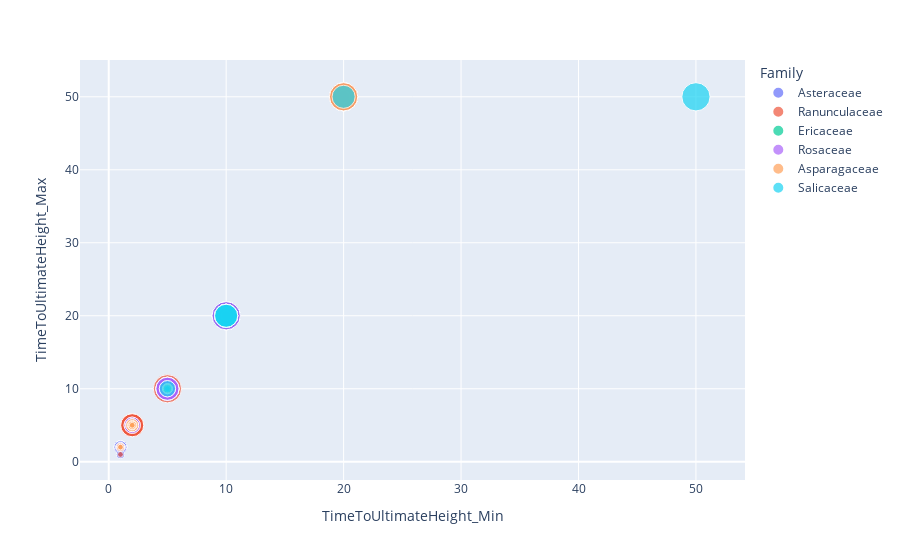

Notebook source saved alongside this figure:
### Code cell
fig = px.scatter(dataframe, x='TimeToUltimateHeight_Min', y='TimeToUltimateHeight_Max', color='Family', size='UltimateHeight_Max',hover_data=['CommonName'], color_continuous_scale=colour_scale)
fig.show()

### Figure 1 — Plotly figure (JSON) as saved in the notebook; plotly's stock layout.template omitted (floating-point values rounded to 4 significant figures)
{"data": [{"customdata": [["common yarrow"], ["pearly everlasting"], ["marguerite"], ["greater burdock"], ["wormwood"], ["tree wormwood"], ["tarragon"], ["white mugwort"], ["Roman wormwood"], ["mountain tobacco"], ["southernwood"], ["alpine aster"], ["large mountain daisy"], ["common mountain daisy"], ["giant knapweed"], ["common knapweed"], ["greater knapweed"], ["mealy centaury"], ["perennial cornflower"], ["melancholy thistle"], ["chocolate cosmos"], ["brass buttons"], ["pink dandelion"], ["Merck dahlia"], ["great leopard's bane"], ["Caucasian leopard's bane"], ["great globe thistle"], ["hemp agrimony"], ["gravel root"], ["mountain euryops"], ["grey-leaved euryops"], ["Tyson's euruops"], ["kingfisher daisy"], ["Hooker inula"], ["Indian elecampane"], ["elecampane"], ["giant inula"], ["button snakewort"], ["autumn ox-eye"], ["leopard plant"], ["narrow-headed leopard plant"], ["Wilson's leopard plant"], ["decurrent mutisia"], ["New Zealand holly"], ["akiraho"], ["Cheeseman's daisy bush"], ["cotton thistle"], ["giant butterbur"], ["Fischer's leopard plant"], ["lavender cotton"], ["scarlet dahlia"], ["Marlborough rock daisy"], ["willow-leaved sunflower"], ["Przewalski's golden ray"], ["blue cupidone"], ["kerosene weed"], ["Balkan yarrow"], ["Madeira marguerite"], ["Arizona beggarticks"], ["fern-leaved beggar-ticks"], ["yellow ox eye"], ["amaranth feathers"], ["false saffron"], ["chamomile"], ["cosmea"], ["Austrian leopard's bane"], ["Mexican fleabane"], ["American boneset"], ["ox-eye daisy"], ["curry plant"], ["purple coneflower"], ["chicory"], ["Moroccan daisy"], ["western mugwort"], ["winter heliotrope"], ["noble yarrow"], ["cornflower"], ["large-leaved yarrow"], ["Bush's purple coneflower"], ["Victorian snowbush"], ["cabbage thistle"], ["dusty miller"], ["delightful African daisy"], ["one-flowered treasure flower"], ["globe artichoke"], ["marsh thistle"], ["sea rosemary"], ["rosemary-leaved lavender cotton"], ["Yedoan pearly everlasting"], ["Sicilian chamomile"], ["creeping thistle"], ["yellow cosmos"], ["Hokkaido chrysanthemum"], ["stapelioid kleinia"], ["white snakeroot"], ["purple berkheya"], ["China aster"], ["privet-leaved ageratina"], ["spotted hawkweed"], ["giant sow thistle"]], "hovertemplate": "Family=Asteraceae<br>TimeToUltimateHeight_Min=%{x}<br>TimeToUltimateHeight_Max=%{y}<br>UltimateHeight_Max=%{marker.size}<br>CommonName=%{customdata[0]}<extra></extra>", "legendgroup": "Asteraceae", "marker": {"color": "#636efa", "size": [0.5, 1, 1, 2.5, 1, 1, 1, 1.5, 1, 0.5, 1, 0.5, 0.5, 0.5, 1.5, 1, 1, 1, 0.5, 1.5, 1, 0.5, 0.5, 2.5, 1, 0.5, 2.5, 1.5, 2.5, 0.5, 1, 1, 1, 1, 2.5, 2.5, 2.5, 1, 1.5, 1.5, 1.5, 2.5, 2.5, 4, 8, 4, 4, 1.5, 2.5, 0.5, 1.5, 1, 2.5, 2.5, 1, 1, 0.5, 0.5, 1.5, 0.5, 1, 2.5, 1, 0.5, 2.5, 1.5, 0.5, 1.5, 1, 0.5, 1.5, 1.5, 0.5, 1.5, 1, 0.5, 1, 1, 1, 1.5, 1.5, 1, 0.5, 0.5, 2.5, 1.5, 2.5, 0.5, 0.5, 0.5, 1, 0.5, 0.5, 0.5, 2.5, 1, 1, 4, 0.5, 2.5], "sizemode": "area", "sizeref": 0.03, "symbol": "circle"}, "mode": "markers", "name": "Asteraceae", "orientation": "v", "showlegend": true, "type": "scatter", "x": [2, 2, 1, 1, 2, 2, 2, 2, 2, 2, 5, 2, 2, 2, 2, 2, 2, 2, 2, 2, 2, 2, 2, 2, 2, 2, 2, 2, 2, 5, 5, 5, 1, 2, 2, 2, 2, 2, 2, 2, 2, 2, 2, 10, 10, 10, 2, 2, 2, 5, 2, 5, 2, 2, 2, 5, 2, 1, 2, 1, 2, 1, 1, 2, 1, 2, 2, 2, 2, 2, 2, 1, 2, 2, 2, 2, 1, 2, 2, 10, 2, 2, 2, 1, 2, 1, 5, 5, 2, 2, 2, 1, 2, 5, 2, 2, 1, 10, 2, 2], "xaxis": "x", "y": [5, 5, 2, 2, 5, 5, 5, 5, 5, 5, 10, 5, 5, 5, 5, 5, 5, 5, 5, 5, 5, 5, 5, 5, 5, 5, 5, 5, 5, 10, 10, 10, 2, 5, 5, 5, 5, 5, 5, 5, 5, 5, 5, 20, 20, 20, 5, 5, 5, 10, 5, 10, 5, 5, 5, 10, 5, 2, 5, 2, 5, 2, 2, 5, 2, 5, 5, 5, 5, 5, 5, 2, 5, 5, 5, 5, 2, 5, 5, 20, 5, 5, 5, 2, 5, 2, 10, 10, 5, 5, 5, 1, 5, 10, 5, 5, 1, 20, 5, 5], "yaxis": "y"}, {"customdata": [["white baneberry"], ["Carmichael's monk's hood"], ["monk's hood"], ["red baneberry"], ["blue anemone"], ["flaccid anemone"], ["wood anemone"], ["round-leaved anemone"], ["snowdrop windflower"], ["false anemone"], ["Chinese anemone"], ["peacock windflower"], ["riverside windflower"], ["alpine columbine"], ["Bertoloni columbine"], ["green-flowered columbine"], ["Canadian columbine"], ["golden columbine"], ["marigold-leaved beesia"], ["marsh marigold"], ["Armand clematis"], ["evergreen clematis"], ["solitary clematis"], ["ground clematis"], ["Austrian clematis"], ["sweet-scented virgin's bower"], ["tube clematis"], ["downy clematis"], ["mountain clematis"], ["Nepal clematis"], ["nodding virgin's bower"], ["Korean clematis"], ["golden clematis"], ["five-leaved goldthread"], ["candle larkspur"], ["large-flowered delphinium"], ["red pasqueflower"], ["Haller's pasqueflower"], ["pasqueflower"], ["Persian buttercup"], ["grass-leaved buttercup"], ["creeping buttercup"], ["yellow root"], ["sharp-lobed liverleaf"], ["Tibetan hellebore"], ["Chinese globeflower"], ["Japanese monk's hood"], ["purple clematis"], ["baneberry"], ["climbing monk's hood"], ["dwarf white fan-leaved columbine"], ["meadow buttercup"], ["Neapolitan wolf's bane"], ["lavender mist meadow rue"], ["white marsh marigold"], ["Mexican columbine"], ["thread-like meadow rue"], ["Morison's meadow rue"], ["Asian clematis"], ["Chinese clematis"], ["parsley-leaved pasqueflower"], ["greater pasqueflower"], ["swamp marsh marigold"], ["glaucous-leaved yellow meadow rue"], ["love-in-a-mist"], ["Croatian hellebore"], ["Rocky Mountain columbine"], ["Spanish fennel flower"], ["cohosh bugbane"], ["heart-shaped-leaved actaea"], ["Maire's actaea"], ["Japanese bugbane"]], "hovertemplate": "Family=Ranunculaceae<br>TimeToUltimateHeight_Min=%{x}<br>TimeToUltimateHeight_Max=%{y}<br>UltimateHeight_Max=%{marker.size}<br>CommonName=%{customdata[0]}<extra></extra>", "legendgroup": "Ranunculaceae", "marker": {"color": "#EF553B", "size": [1, 2.5, 1.5, 0.5, 0.5, 0.5, 0.5, 0.5, 1, 1, 1, 0.5, 1, 1, 0.5, 0.5, 1, 1, 0.5, 0.5, 8, 4, 2.5, 1.5, 2.5, 4, 1, 2.5, 12, 4, 8, 4, 8, 0.5, 2.5, 0.5, 0.5, 0.5, 0.5, 0.5, 0.5, 0.5, 1, 0.5, 0.5, 1, 1, 4, 0.5, 4, 0.5, 1, 1.5, 1, 0.5, 1, 1, 2.5, 1.5, 8, 0.5, 0.5, 0.5, 1.5, 0.5, 0.5, 0.5, 0.5, 1.5, 1.5, 2.5, 1], "sizemode": "area", "sizeref": 0.03, "symbol": "circle"}, "mode": "markers", "name": "Ranunculaceae", "orientation": "v", "showlegend": true, "type": "scatter", "x": [2, 2, 2, 2, 2, 2, 2, 2, 2, 2, 2, 2, 2, 2, 2, 2, 2, 1, 5, 2, 5, 2, 2, 2, 2, 2, 2, 2, 5, 2, 2, 2, 2, 5, 2, 1, 2, 2, 2, 2, 1, 1, 5, 2, 2, 2, 2, 2, 2, 2, 2, 2, 2, 2, 2, 2, 2, 2, 2, 2, 2, 2, 2, 2, 1, 2, 2, 1, 2, 2, 2, 2], "xaxis": "x", "y": [5, 5, 5, 5, 5, 5, 5, 5, 5, 5, 5, 5, 5, 5, 5, 5, 5, 2, 10, 5, 10, 5, 5, 5, 5, 5, 5, 5, 10, 5, 5, 5, 5, 10, 5, 1, 5, 5, 5, 5, 2, 2, 10, 5, 5, 5, 5, 5, 5, 5, 5, 5, 5, 5, 5, 5, 5, 5, 5, 5, 5, 5, 5, 5, 2, 5, 5, 2, 5, 5, 5, 5], "yaxis": "y"}, {"customdata": [["creeping agapetes"], ["hybrid strawberry tree"], ["strawberry tree"], ["heather"], ["leatherleaf"], ["dodan-tsutsuji"], ["redvein enkianthus"], ["Himalayan red bells"], ["bell heather"], ["alpine heath"], ["Portugal heath"], ["Corsican heath"], ["whorl heath"], ["channelled heath"], ["glandular heath"], ["white bottlebrush heath"], ["colour-changing heath"], ["bog kalmia"], ["kalmiopsis"], ["sheep laurel"], ["mountain laurel"], ["dog hobble"], ["sorrel tree"], ["Aleutian mountainheath"], ["Taiwan pieris"], ["tree-like rhododendron"], ["Augustine's rhododendron"], ["Bureau rhododendron"], ["beautiful-face rhododendron"], ["smooth azalea"], ["Falconer rhododendron"], ["alpenrose"], ["Kamchatka rhododendron"], ["Dahurian rhododendron"], ["concave-leaf rhododendron"], ["Lindley's rhododendron"], ["dwarf purple rhododendron"], ["Kyushu azalea"], ["milky-white rhododendron"], ["western azalea"], ["yellow azalea"], ["false-gold-flower rhododendron"], ["snowy rhododendron"], ["racemose rhododendron"], ["purplish-blue rhododendron"], ["royal azalea"], ["king rhododendron"], ["Szechwan rhododendron"], ["swamp azalea"], ["Yakushima rhododendron"], ["Yunnan rhododendron"], ["pink-shell azalea"], ["Williams rhododendron"], ["dusty zenobia"], ["cork azalea"], ["ninepin heath"], ["thick-flowered rhododendron"], ["prickly heath"], ["Chinese enkianthus"], ["grey-white blueberry"], ["fire heath"], ["drooping red enkianthus"], ["red sheep laurel"], ["Makino rhododendron"], ["alpine tree heather"], ["Père Farges rhododendron"], ["false milky-yellow rhododendron"], ["pink strawberry tree"], ["notable rhododendron"], ["Labrador tea"], ["bent-style rhododendron"], ["Sinofalconer rhododendron"]], "hovertemplate": "Family=Ericaceae<br>TimeToUltimateHeight_Min=%{x}<br>TimeToUltimateHeight_Max=%{y}<br>UltimateHeight_Max=%{marker.size}<br>CommonName=%{customdata[0]}<extra></extra>", "legendgroup": "Ericaceae", "marker": {"color": "#00cc96", "size": [1.5, 8, 8, 1, 1, 2.5, 4, 4, 1, 0.5, 2.5, 1, 1.5, 4, 1.5, 2.5, 4, 1, 0.5, 1, 2.5, 1.5, 12, 0.5, 8, 12, 2.5, 2.5, 12, 4, 12, 1, 0.5, 2.5, 4, 1.5, 1, 1.5, 8, 2.5, 4, 2.5, 8, 2.5, 1.5, 8, 12, 8, 2.5, 1.5, 8, 8, 1.5, 1.5, 4, 2.5, 2.5, 1.5, 4, 1.5, 1.5, 2.5, 1, 2.5, 2.5, 8, 12, 8, 8, 1, 1, 8], "sizemode": "area", "sizeref": 0.03, "symbol": "circle"}, "mode": "markers", "name": "Ericaceae", "orientation": "v", "showlegend": true, "type": "scatter", "x": [2, 10, 10, 2, 2, 10, 20, 20, 5, 2, 5, 5, 5, 5, 5, 10, 10, 5, 5, 10, 10, 10, 20, 5, 10, 20, 10, 10, 10, 10, 10, 10, 5, 5, 10, 10, 5, 5, 10, 10, 10, 10, 10, 5, 5, 10, 10, 20, 10, 10, 10, 5, 10, 5, 10, 10, 10, 10, 20, 10, 5, 10, 10, 10, 10, 5, 10, 10, 10, 5, 5, 10], "xaxis": "x", "y": [5, 20, 20, 5, 5, 20, 50, 50, 10, 5, 10, 10, 10, 10, 10, 20, 20, 10, 10, 20, 20, 20, 50, 10, 20, 50, 20, 20, 20, 20, 20, 20, 10, 10, 20, 20, 10, 10, 20, 20, 20, 20, 20, 10, 10, 20, 20, 50, 20, 20, 20, 10, 20, 10, 20, 20, 20, 20, 50, 20, 10, 20, 20, 20, 20, 10, 20, 20, 20, 10, 10, 20], "yaxis": "y"}, {"customdata": [["lady's mantle"], ["serviceberry"], ["snowy mespilus"], ["goat's beard"], ["goat's beard"], ["Japanese quince"], ["Japanese quince"], ["hollyberry cotoneaster"], ["Diels' cotoneaster"], ["late cotoneaster"], ["creeping cotoneaster"], ["Tibetan cotoneaster"], ["bearberry cotoneaster"], ["Franchet's cotoneaster"], ["Stern's cotoneaster"], ["wall spray"], ["willow-leaved cotoneaster"], ["common hawthorn"], ["tansy-leaved thorn"], ["quince"], ["loquat"], ["dropwort"], ["alpine strawberry"], ["purple meadowsweet"], ["Hupeh crab"], ["Chonosuki crab"], ["common medlar"], ["Tibetan neillia"], ["Alabama snow wreath"], ["oso berry"], ["stranvaesia"], ["oriental photinia"], ["marsh cinquefoil"], ["dark crimson cinquefoil"], ["large-flowered cinquefoil"], ["creeping cinquefoil"], ["Himalayan cherry prinsepia"], ["Himalayan cherry"], ["blackthorn"], ["Asian firethorn"], ["Yeddo hawthorn"], ["musk rose"], ["Moyes rose"], ["shining rose"], ["beautiful cotoneaster"], ["Himalyan cotoneaster"], ["burr rose"], ["Himalayan cherry"], ["steeple bush"], ["Sikang cotoneaster"], ["Gibbs' firethorn"], ["salad burnet"], ["Nepalese cinquefoil"], ["dwarf lady's mantle"], ["snowy mespilus"], ["Harrow cotoneaster"], ["blue hawthorn"], ["meadowsweet"], ["Virginian rose"], ["Scotch rose"], ["Helen's rose"], ["crab apple"], ["eastern thorn"], ["Thunberg spiraea"], ["Catalina ironwood"], ["white-flowered burnet"], ["winged thorn rose"], ["Kirilow false spiraea"], ["Gongga Shan mountain ash"], ["cut-leaf crabapple"], ["Hugo's rose"], ["purple chokeberry"], ["apothecary's rose"], ["bramble rose"], ["barberry-leaved rose"], ["Chinese flowering quince"]], "hovertemplate": "Family=Rosaceae<br>TimeToUltimateHeight_Min=%{x}<br>TimeToUltimateHeight_Max=%{y}<br>UltimateHeight_Max=%{marker.size}<br>CommonName=%{customdata[0]}<extra></extra>", "legendgroup": "Rosaceae", "marker": {"color": "#ab63fa", "size": [0.5, 8, 8, 0.5, 2.5, 1.5, 2.5, 4, 4, 4, 0.5, 1.5, 0.5, 4, 4, 1, 8, 8, 8, 4, 8, 1, 0.5, 1, 8, 12, 8, 2.5, 2.5, 2.5, 8, 8, 0.5, 1, 0.5, 0.5, 2.5, 8, 4, 4, 1.5, 4, 4, 1, 2.5, 2.5, 8, 8, 2.5, 4, 4, 1, 1, 0.5, 12, 4, 8, 1, 1.5, 1, 8, 12, 8, 1.5, 12, 1, 2.5, 4, 4, 8, 2.5, 4, 1, 8, 0.5, 4], "sizemode": "area", "sizeref": 0.03, "symbol": "circle"}, "mode": "markers", "name": "Rosaceae", "orientation": "v", "showlegend": true, "type": "scatter", "x": [2, 5, 10, 2, 2, 5, 5, 10, 10, 10, 10, 5, 10, 10, 10, 10, 10, 20, 20, 10, 20, 2, 1, 2, 10, 10, 20, 2, 5, 5, 10, 10, 2, 2, 2, 1, 5, 20, 20, 10, 10, 2, 2, 2, 10, 10, 5, 10, 10, 5, 10, 1, 2, 2, 10, 10, 20, 2, 2, 2, 5, 20, 20, 10, 20, 2, 2, 10, 10, 10, 2, 5, 2, 5, 2, 5], "xaxis": "x", "y": [5, 10, 20, 5, 5, 10, 10, 20, 20, 20, 20, 10, 20, 20, 20, 20, 20, 50, 50, 20, 50, 5, 2, 5, 20, 20, 50, 5, 10, 10, 20, 20, 5, 5, 5, 2, 10, 50, 50, 20, 20, 5, 5, 5, 20, 20, 10, 20, 20, 10, 20, 2, 5, 5, 20, 20, 50, 5, 5, 5, 10, 50, 50, 20, 50, 5, 5, 20, 20, 20, 5, 10, 5, 10, 5, 10], "yaxis": "y"}, {"customdata": [["foxtail agave"], ["Utah aloe"], ["royal agave"], ["Nelson's slime lily"], ["Shaw's albuca"], ["St Bernard's lily"], ["branched St Bernard's lily"], ["common aspidistra"], ["rock lily"], ["elephant's foot"], ["amethyst hyacinth"], ["Cusick's camass"], ["common camassia"], ["mountain cabbage tree"], ["lily of the valley"], ["cabbage palm"], ["sandpaper sotol"], ["Alexandrian laurel"], ["firecracker flower"], ["dragon tree"], ["two-coloured pineapple lily"], ["pineapple flower"], ["narrow-leaved plantain lily"], ["Siebold's plantain lily"], ["handsome plantain lily"], ["Spanish bluebell"], ["big blue lilyturf"], ["false lily of the valley"], ["Armenian grape hyacinth"], ["Aucher-Eloy grape hyacinth"], ["broad-leaved grape hyacinth"], ["common grape hyacinth"], ["Chalus grape hyacinth"], ["drooping star of Bethlehem"], ["wonder flower"], ["common star of Bethlehem"], ["St Bruno's lily"], ["sickle-shaped Solomon's seal"], ["angular Solomon's seal"], ["Spanish bayonet"], ["needle palm"], ["Spanish dagger"], ["small-flowered agave"], ["Our Lord's candle"], ["Henry's false Solomon's seal"], ["great Solomon's seal"], ["coral drops"], ["spoon flower"], ["Misczenko squill"], ["ookow"], ["Pyrenean squill"], ["asparagus fern"], ["yucca-leaved beschorneria"], ["Perny disporopsis"], ["Madagascar dragon tree"], ["autumn pineapple lily"], ["blistered Cape cowslip"], ["mountain plantain lily"], ["lily-flowered Cape cowslip"], ["banana yucca"], ["ferocious giant agave"], ["rosy lily of the valley"], ["Italian bluebell"], ["spineless yucca"], ["thread agave"], ["corkscrew albuca"], ["midsummer plantain lily"], ["century plant"], ["Japanese rock hosta"], ["hedgehog"], ["montane pineapple lily"], ["northern beschorneria"], ["Havard's agave"], ["mountain agave"], ["star-flowered lily of the valley"], ["large-thorned agave"], ["St. Peter's palm"], ["Van Der Merwe pineapple lily"], ["cabbage head agave"], ["dark-flowered agave"]], "hovertemplate": "Family=Asparagaceae<br>TimeToUltimateHeight_Min=%{x}<br>TimeToUltimateHeight_Max=%{y}<br>UltimateHeight_Max=%{marker.size}<br>CommonName=%{customdata[0]}<extra></extra>", "legendgroup": "Asparagaceae", "marker": {"color": "#FFA15A", "size": [1.5, 0.5, 0.5, 1.5, 0.5, 1, 1, 1, 1, 2.5, 0.5, 1, 1, 4, 0.5, 8, 1.5, 1.5, 0.5, 8, 0.5, 1, 0.5, 1, 0.5, 0.5, 0.5, 0.5, 0.5, 0.5, 0.5, 0.5, 0.5, 0.5, 1, 0.5, 1, 1, 1, 2.5, 1, 2.5, 0.5, 1, 1, 2.5, 1, 8, 0.5, 1, 0.5, 2.5, 1.5, 0.5, 4, 0.5, 0.5, 1, 0.5, 2.5, 4, 0.5, 0.5, 12, 0.5, 0.5, 1.5, 1.5, 1, 0.5, 0.5, 1.5, 1, 1.5, 1, 1, 12, 0.5, 1, 1.5], "sizemode": "area", "sizeref": 0.03, "symbol": "circle"}, "mode": "markers", "name": "Asparagaceae", "orientation": "v", "showlegend": true, "type": "scatter", "x": [10, 5, 5, 2, 2, 2, 2, 10, 2, 20, 2, 2, 2, 10, 2, 20, 5, 10, 2, 20, 2, 2, 2, 2, 2, 2, 2, 2, 2, 2, 2, 2, 2, 2, 1, 1, 2, 2, 2, 10, 10, 10, 5, 5, 2, 2, 2, 10, 2, 2, 2, 2, 5, 2, 10, 2, 2, 2, 2, 10, 10, 2, 2, 20, 10, 1, 2, 10, 2, 10, 2, 5, 10, 10, 2, 10, 20, 2, 10, 10], "xaxis": "x", "y": [20, 10, 10, 5, 5, 5, 5, 20, 5, 50, 5, 5, 5, 20, 5, 50, 10, 20, 5, 50, 5, 5, 5, 5, 5, 5, 5, 5, 5, 5, 5, 5, 5, 5, 2, 2, 5, 5, 5, 20, 20, 20, 10, 10, 5, 5, 5, 20, 5, 5, 5, 5, 10, 5, 20, 5, 5, 5, 5, 20, 20, 5, 5, 50, 20, 2, 5, 20, 5, 20, 5, 10, 20, 20, 5, 20, 50, 5, 20, 20], "yaxis": "y"}, {"customdata": [["lanceolate azara"], ["saw-toothed azara"], ["box-leaf azara"], ["Yezo dwarf willow"], ["silvery creeping willow"], ["Japanese fodder willow"], ["musk willow"], ["coastal willow"], ["coyote willow"], ["violet willow"], ["goat horn tree"]], "hovertemplate": "Family=Salicaceae<br>TimeToUltimateHeight_Min=%{x}<br>TimeToUltimateHeight_Max=%{y}<br>UltimateHeight_Max=%{marker.size}<br>CommonName=%{customdata[0]}<extra></extra>", "legendgroup": "Salicaceae", "marker": {"color": "#19d3f3", "size": [8, 4, 8, 0.5, 1, 8, 8, 8, 4, 8, 12], "sizemode": "area", "sizeref": 0.03, "symbol": "circle"}, "mode": "markers", "name": "Salicaceae", "orientation": "v", "showlegend": true, "type": "scatter", "x": [10, 10, 20, 5, 5, 10, 10, 10, 5, 10, 50], "xaxis": "x", "y": [20, 20, 50, 10, 10, 20, 20, 20, 10, 20, 50], "yaxis": "y"}], "layout": {"legend": {"itemsizing": "constant", "title": {"text": "Family"}, "tracegroupgap": 0}, "margin": {"t": 60}, "xaxis": {"anchor": "y", "domain": [0, 1], "title": {"text": "TimeToUltimateHeight_Min"}}, "yaxis": {"anchor": "x", "domain": [0, 1], "title": {"text": "TimeToUltimateHeight_Max"}}}}
